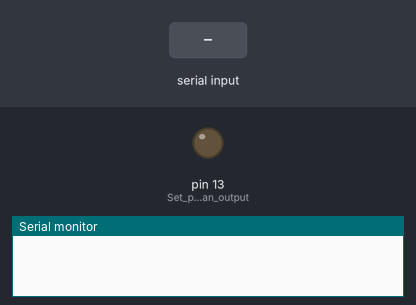
A sketch run on a simulated Arduino Uno, built with avr-gcc and run on an emulated ATmega328P. On the bench: output pins drawn as LEDs (lit = HIGH), the last lines printed to the serial monitor. The inputs (shaded band) are chosen by the test bench.

Above: at 1.2 s.
1.3 s: "1" received over the second serial link
At 2.4 s:
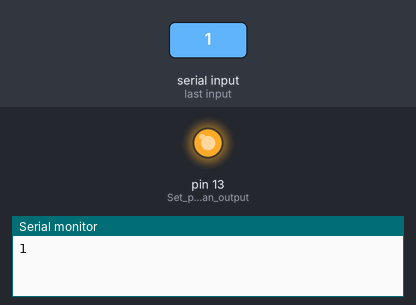
2.8 s: "0" received over the second serial link
At 3.5 s:
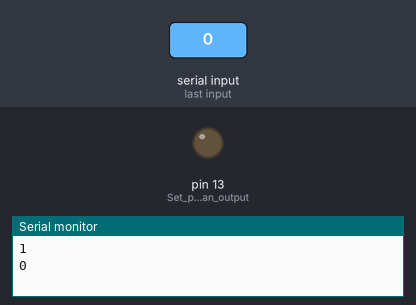
Timing chart, 0 to 5.8 s (numbered marks = the images above; inputs shaded):
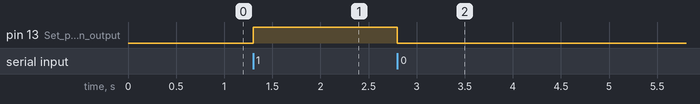

The sketch:

LED_socket.ino
```cpp
#include <SoftwareSerial.h>

SoftwareSerial mySerial(7, 8); // RX, TX

void setup() {
  pinMode(13, OUTPUT);       // Set pin 13 as an output
  mySerial.begin(115200);    // Initialize SoftwareSerial communication with ESP32
  Serial.begin(115200);      // Initialize hardware serial communication for debugging
}

void loop() {
  if (mySerial.available()) {
    char command = mySerial.read();
    Serial.println(command); // Debugging: print received command
    if (command == '1') {
      digitalWrite(13, HIGH);  // Turn on LED
    } else if (command == '0') {
      digitalWrite(13, LOW);   // Turn off LED
    }
  }
}
```

Measured:
- after the input at 1.3 s, pin 13 (Set_pin_13_as_an_output): LOW → HIGH at once
- after the input at 2.8 s, pin 13 (Set_pin_13_as_an_output): HIGH → LOW at once
